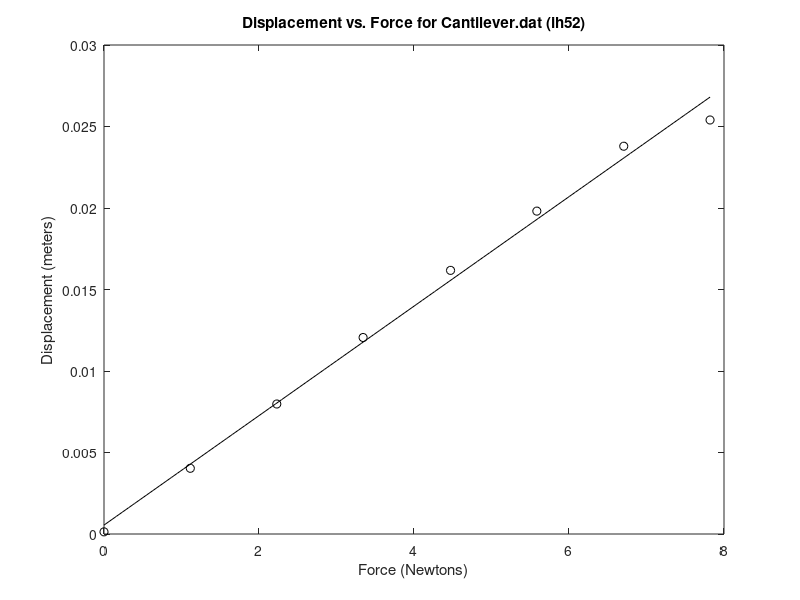

MATLAB code for this plot:
%% Initialize the workspace
% Clear all variables
clear

% Change display to short exponential format
format short e

% Load and manipulate the data
% Load data from Cantilever.dat
load Cantilever.dat

% Copy data from each column into new variables
Mass = Cantilever(:,1);
Displacement = Cantilever(:,2);

% Convert Mass to a Force measurement
Force = Mass*9.81;

% Convert Displacement in inches to meters
Displacement = (Displacement*2.54)/100;

%% Generate and save plots
% Bring up a figure window
figure(1)

% Clear the figure window
clf

% Plot Displacement as a function of Force
plot(Force, Displacement, 'ko')

%% Perform Calculations
% Use polyfit to find first-order fit polynomials
P = polyfit(Force, Displacement, 1)

%% Generate Predictions
% Create 100 representational Force values
ForceModel = linspace(min(Force), max(Force), 100);

% Calculate Displacement predictions
DispModel = polyval(P, ForceModel);

%% Generate and save plots
%Turn hold on, plot the model values, and turn hold off
hold on
plot (ForceModel, DispModel, 'k-')
hold off

% Label and title the graph
xlabel('Force (Newtons)')
ylabel('Displacement (meters)')
title('Displacement vs. Force for Cantilever.dat (ih52)')

% Save the graph to PostScript
print -deps RunCanPlot